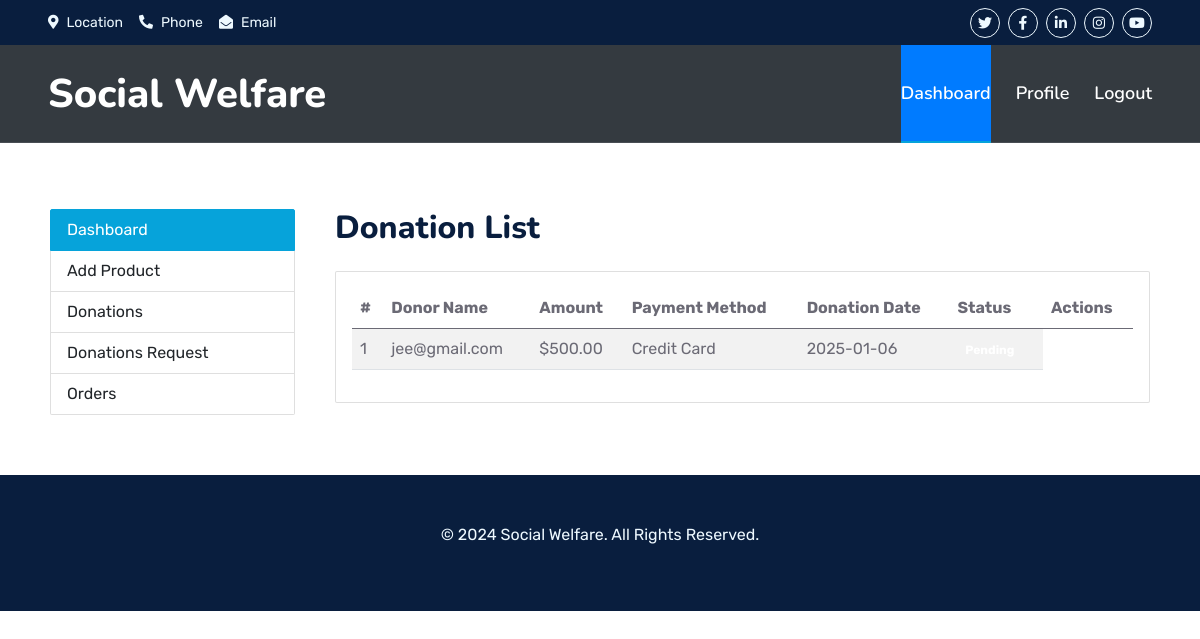
/organization/donation_list_successful (signed in), run on the app's committed database.
### organization/models.py (models this page shows, shortened)
class donPayment(models.Model):
    PENDING = 'Pending'
    COMPLETED = 'Completed'
    FAILED = 'Failed'
    PAYMENT_STATUS_CHOICES = [
        (PENDING, 'Pending'),
        (COMPLETED, 'Completed'),
        (FAILED, 'Failedn '),
    ]
    donation_request = models.ForeignKey(DonationRequest, on_delete=models.CASCADE)  # Link to the donation request
    user = models.ForeignKey(User, on_delete=models.CASCADE)  # User who made the payment
    amount = models.DecimalField(max_digits=10, decimal_places=2)  # Amount paid
    payment_method = models.CharField(max_length=50)  # Payment method used (e.g., PayPal, Credit Card)
    payment_status = models.CharField(max_length=50, choices=PAYMENT_STATUS_CHOICES, default=PENDING)  # Payment status
    transaction_id = models.CharField(max_length=100, null=True, blank=True)  # Transaction ID for record-keeping
    payment_date = models.DateTimeField(auto_now_add=True)  # Payment date

### organization/views.py (the view)
# urls.py: path('donation_list_successful', views.donation_list_successful, name='donation_list_successful'),
@login_required
def donation_list_successful(request):
    user = request.user
    try:
        organization = Organization.objects.get(user=user)
    except Organization.DoesNotExist:
        organization = None
    if organization:
        donations = donPayment.objects.filter(
            donation_request__organization=organization,
            payment_status='Completed'
        )
    else:
        donations = []
    return render(request, 'orgdonation.html', {'donations': donations})

### templates/orgdonation.html
{% extends 'orgbase.html' %}
{% load static %}
{% block content %}
<div class="container py-5">
    <div class="row">
        <div class="col-lg-3 mb-4 mb-lg-0">
            <div class="list-group">
                <a href="#" class="list-group-item list-group-item-action active">Dashboard</a>
                <a href="{% url 'orgaddproduct' %}" class="list-group-item list-group-item-action">Add Product</a>
                <a href="{% url 'donation' %}" class="list-group-item list-group-item-action">Donations</a>
                <a href="{% url 'donationreq' %}" class="list-group-item list-group-item-action">Donations Request</a>
                <a href="{% url 'orderslist' %}" class="list-group-item list-group-item-action">Orders</a>
            </div>
        </div>
        <div class="col-lg-9">
            <h2 class="mb-4">Donation List</h2>
            <div class="card mb-4">
                <div class="card-body">
                    <table class="table table-striped">
                        <thead>
                            <tr>
                                <th>#</th>
                                <th>Donor Name</th>
                                <th>Amount</th>
                                <th>Payment Method</th>
                                <th>Donation Date</th>
                                <th>Status</th>
                                <th>Actions</th>
                            </tr>
                        </thead>
                        <tbody>
                            {% for donation in donations %}
                            <tr>
                                <td>{{ forloop.counter }}</td>
                                <td>{{ donation.user.email }} </td>
                                <td>${{ donation.amount }}</td>
                                <td>{{ donation.payment_method }}</td>
                                <td>{{ donation.payment_date|date:"Y-m-d" }}</td>
                                <td>
                                    {% if donation.status == "Confirmed" %}
                                    <span class="badge badge-success">Confirmed</span>
                                    {% else %}
                                    <span class="badge badge-warning">Pending</span>
                                    {% endif %}
                                </td>
                            </tr>
                            {% empty %}
                            <tr>
                                <td colspan="7" class="text-center">No donations found.</td>
                            </tr>
                            {% endfor %}
                        </tbody>
                    </table>
                </div>
            </div>
        </div>
    </div>
</div>
{% endblock %}

### static/css/style.css (style rules this page uses)
:root { --primary: #06A3DA; --secondary: #34AD54; --light: #EEF9FF; --dark: #091E3E; }
h1, h2, .fw-bold { font-weight: 800 !important; }

### templates/orgbase.html (style rules this page uses)
.container { padding-top: 50px; padding-bottom: 50px; margin-top: 20px; }
.col-lg-3, .col-lg-9 { padding-left: 20px; padding-right: 20px; }
.card { margin-bottom: 20px; }

### data on the page
donPayment: user.email "jee@gmail.com", amount "500.00", payment_method "Credit Card", payment_date "2025-01-06"
